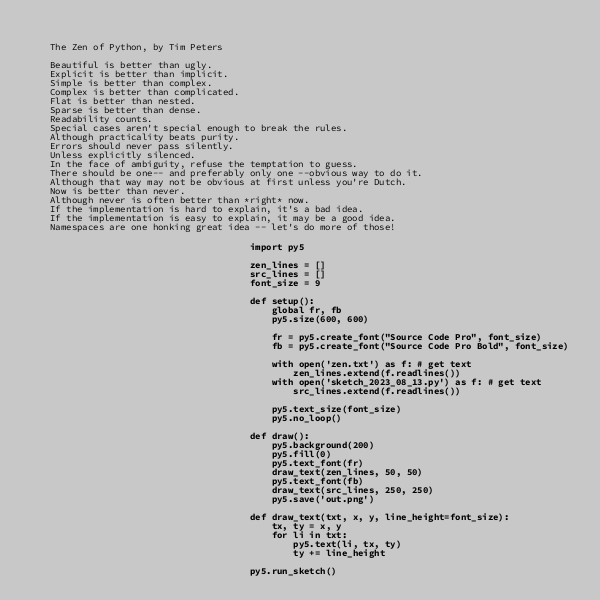

This figure's Python source:
import py5

zen_lines = []
src_lines = []
font_size = 9

def setup():
    global fr, fb
    py5.size(600, 600)
    
    fr = py5.create_font("Source Code Pro", font_size)
    fb = py5.create_font("Source Code Pro Bold", font_size)
 
    with open('zen.txt') as f: # get text
        zen_lines.extend(f.readlines())
    with open('sketch_2023_08_13.py') as f: # get text
        src_lines.extend(f.readlines())
        
    py5.text_size(font_size)
    py5.no_loop()

def draw():
    py5.background(200)
    py5.fill(0)
    py5.text_font(fr)
    draw_text(zen_lines, 50, 50)
    py5.text_font(fb)
    draw_text(src_lines, 250, 250)
    py5.save('out.png')
    
def draw_text(txt, x, y, line_height=font_size):
    tx, ty = x, y
    for li in txt:
        py5.text(li, tx, ty)
        ty += line_height
    
py5.run_sketch()